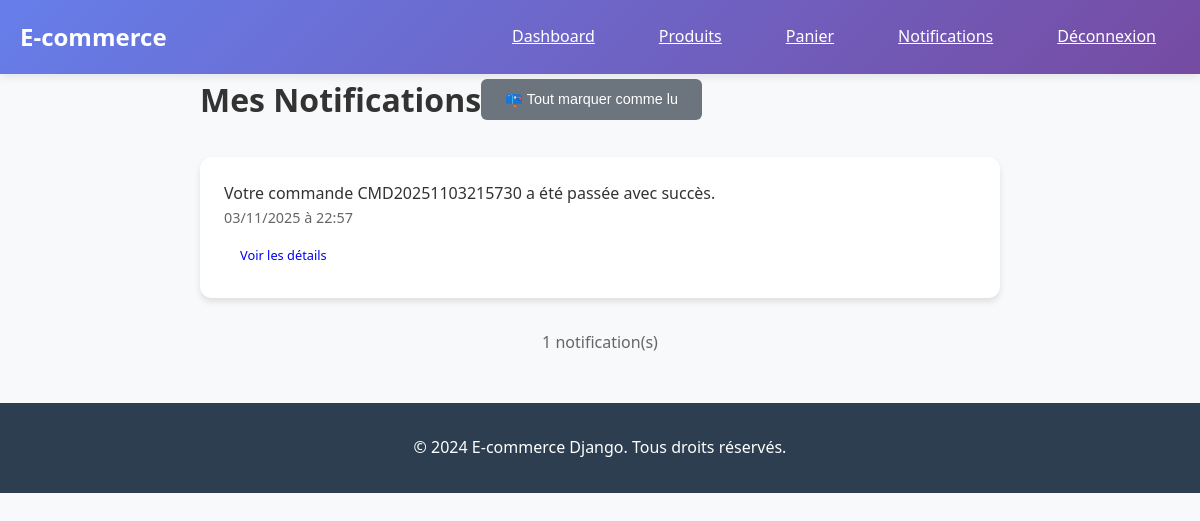
The page /notifications/ (signed in) on the database its author committed.
### shop/models.py (models this page shows, shortened)
class Notification(models.Model):
    user = models.ForeignKey(CustomUser, on_delete=models.CASCADE)
    message = models.TextField()
    is_read = models.BooleanField(default=False)
    created_at = models.DateTimeField(auto_now_add=True)
    link = models.CharField(max_length=200, blank=True)

### shop/views.py (the view)
# urls.py: path('notifications/', views.notifications, name='notifications'),
@login_required
def notifications(request):
    notifications = Notification.objects.filter(user=request.user).order_by('-created_at')
    notifications.update(is_read=True)
    return render(request, 'notifications.html', {'notifications': notifications})

### templates/notifications.html (shortened to what this page needs)
{% extends 'base.html' %}
{% block content %}
<div style="max-width: 800px; margin: 0 auto;">
    <div style="display: flex; justify-content: between; align-items: center; margin-bottom: 2rem;">
        <h1> Mes Notifications</h1>
        {% if notifications %}
        <form method="post" action="{% url 'notifications' %}">
            <button type="submit" class="btn" style="background: #6c757d; color: white;">
                📪 Tout marquer comme lu
            </button>
        </form>
        {% endif %}
    </div>
    {% if notifications %}
    <div class="card">
        {% for notification in notifications %}
        <div class="padding: 1.5rem; border-bottom: 1px solid #e9ecef; {% if not notification.is_read %}background: #f8f9fa; border-left: 4px solid #007bff;{% endif %}">
            <div style="display: flex; justify-content: between; align-items: start; margin-bottom: 0.5rem;">
                <div style="flex: 1;">
                    <p class="margin-bottom: 0.5rem; font-size: 1.1rem; {% if not notification.is_read %}font-weight: 600;{% endif %}">
                        {{ notification.message }}
                    </p>
                    <div style="color: #666; font-size: 0.9rem;">
                        {{ notification.created_at|date:"d/m/Y à H:i" }}
                    </div>
                </div>
            </div>
            {% if notification.link %}
            <a href="{{ notification.link }}" class="btn" style="padding: 0.5rem 1rem; font-size: 0.8rem;">
                 Voir les détails
            </a>
            {% endif %}
        </div>
        {% endfor %}
    </div>
    <div style="text-align: center; margin-top: 2rem;">
        <p style="color: #666;">
            {{ notifications.count }} notification(s)
        </p>
    </div>
    {% endif %}
</div>
{% endblock %}

### templates/base.html (style rules this page uses)
* { margin: 0; padding: 0; box-sizing: border-box; }
body { font-family: 'Segoe UI', Tahoma, Geneva, Verdana, sans-serif; line-height: 1.6; color: #333; background-color: #f8f9fa; }
.btn { display: inline-block; padding: 0.75rem 1.5rem; border: none; border-radius: 6px; text-decoration: none; text-align: center; font-size: 0.9rem; cursor: pointer; transition: all 0.3s ease; }
.card { background: white; border-radius: 12px; padding: 1.5rem; margin: 1rem 0; box-shadow: 0 4px 6px rgba(0, 0, 0, 0.1); transition: transform 0.3s ease, box-shadow 0.3s ease; }

### rows shown on the page
Notification: message "Votre commande CMD20251103215730 a été passée avec succès.", created_at "03/11/2025 à 22:57"

### other values the page prints
{{ notifications.count }} "1"
